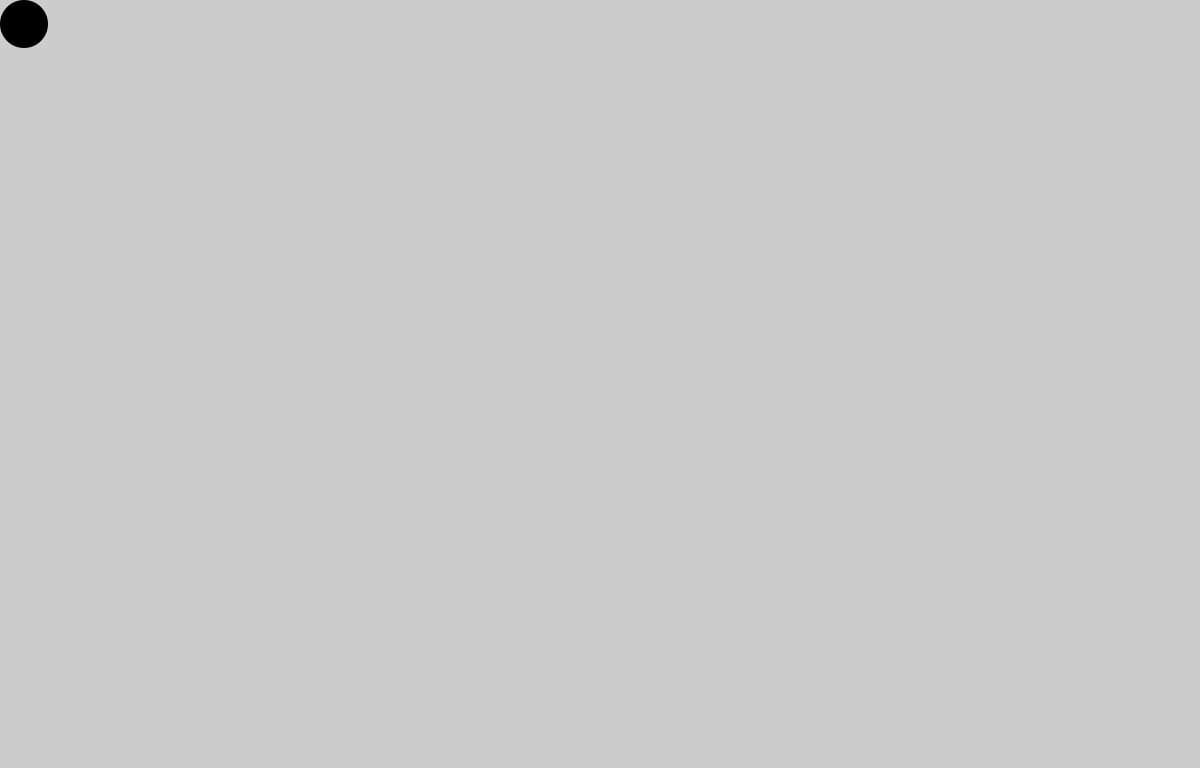
Frame 1 (no input)
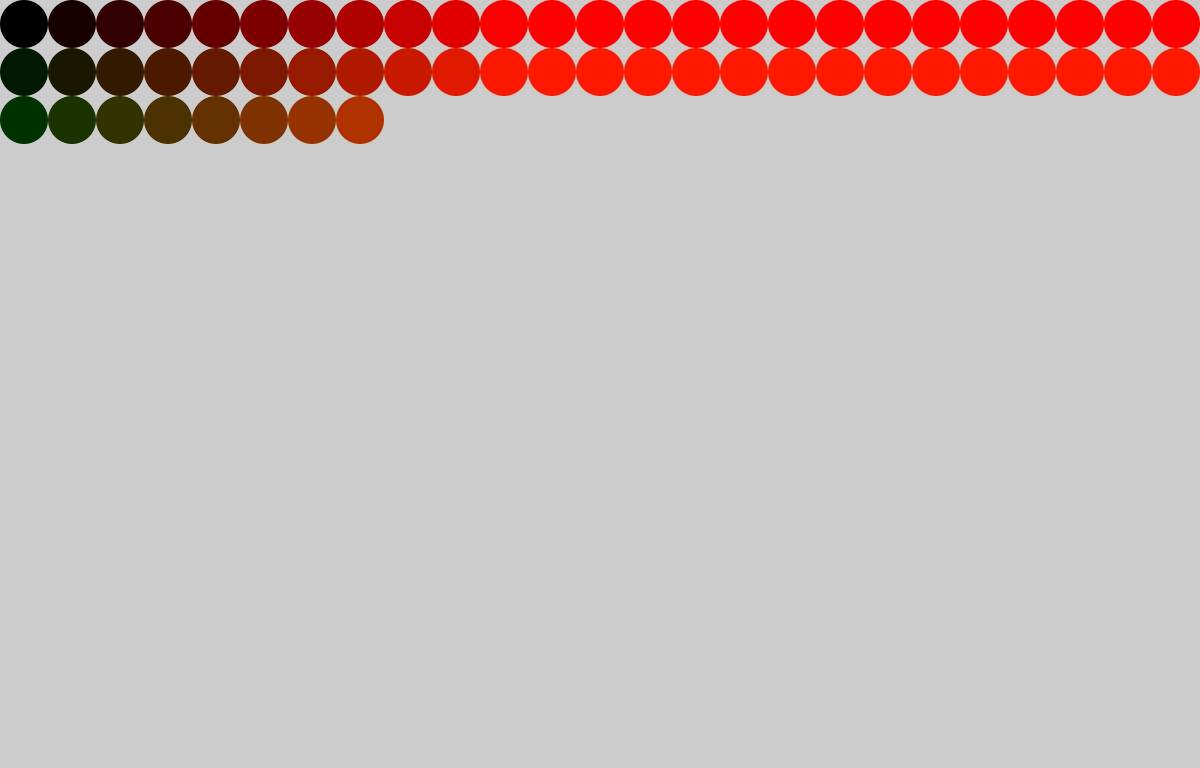
Frame 60 (the mouse pressed at the canvas centre just before this capture)
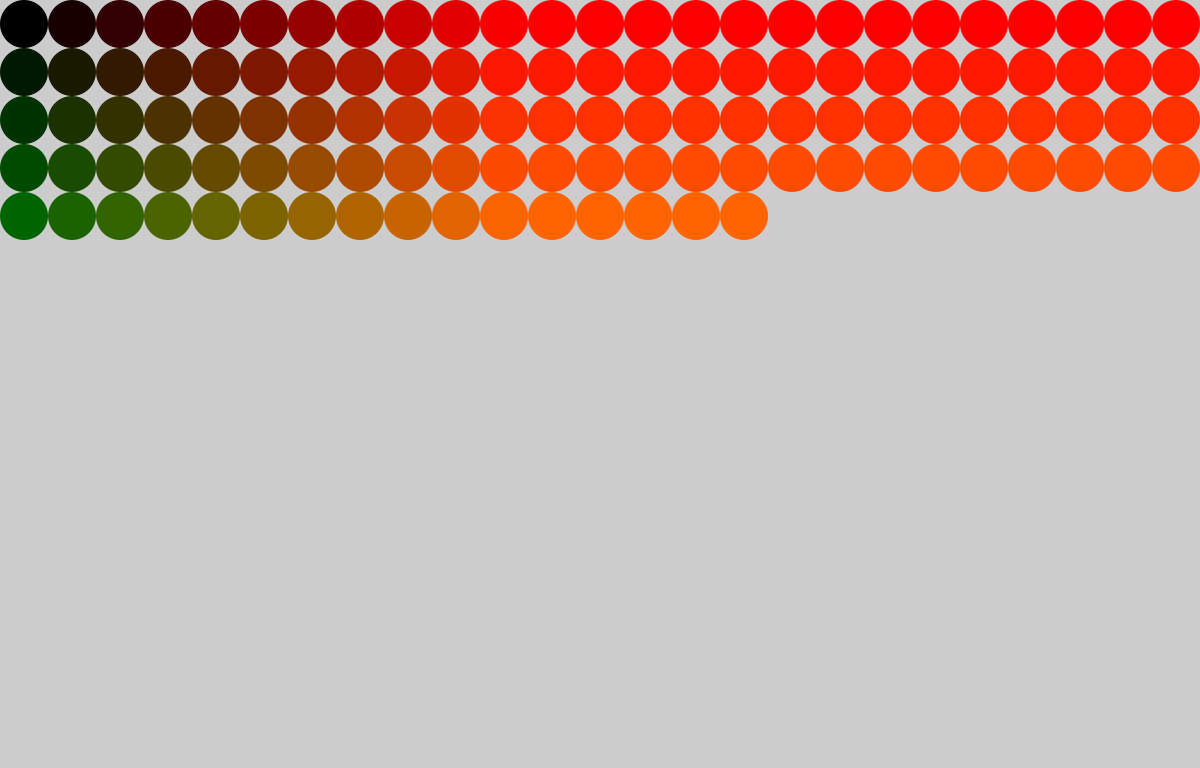
Frame 120 (the mouse held since frame 60 and released just before this capture)

The Processing sketch that drew these frames (run headless with seeded random() and noise(); from frame 60 on, the mouse is pressed at the canvas centre):

// Processing sketch: Colour_circles
// ── Colour_circles.pde
int x = 0;
int y = 0;
int sizew = 50;
int sizeh = 50;
int colourR=0, colourG=0, colourB=0;

void setup()
{
   size(1250,800);
}

void draw()
{
  noStroke();
  fill(colourR, colourG, colourB);
  ellipse(x+(sizew/2), y+(sizeh/2), sizew, sizeh);
  
  if(x<1250)
  {
    x+=50;
    colourR+=25;
  }
  else
  {
     y += 50;
     x = 0;
     colourG+=25;
     colourR=0;
  }
  
  if(y>=800)
  {
    x=0;
    y=0;
    colourB+=25;
    colourG=0;
    colourR=0;
  }
  
  if(colourB == 250)
  {
    colourB=0;
    colourG=0;
    colourR=0;
  }
    
}
